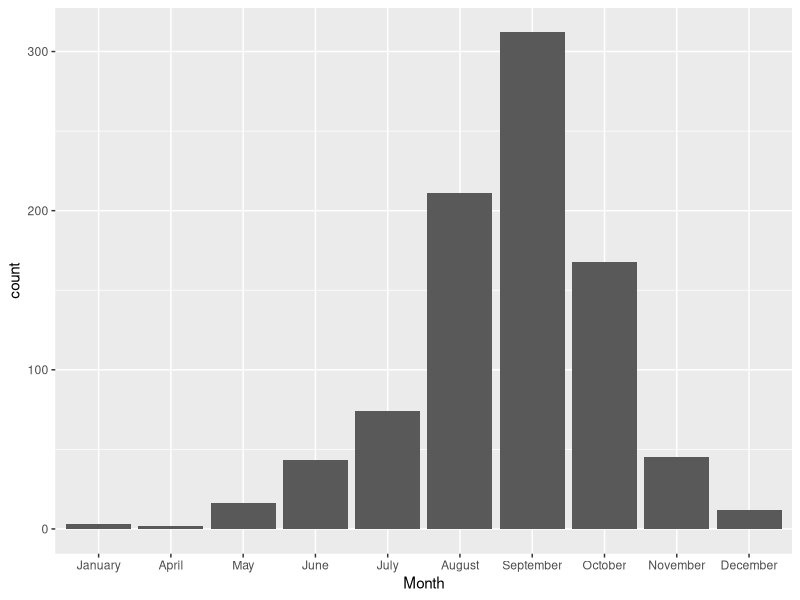
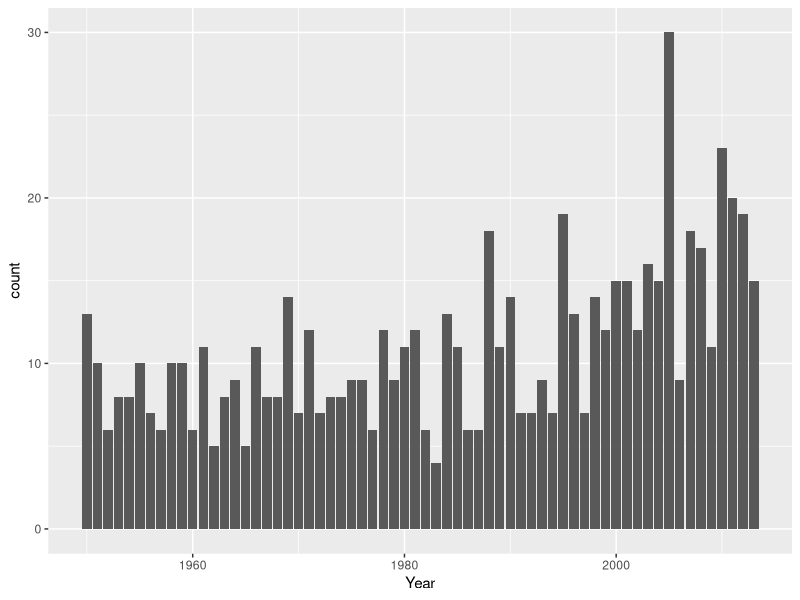
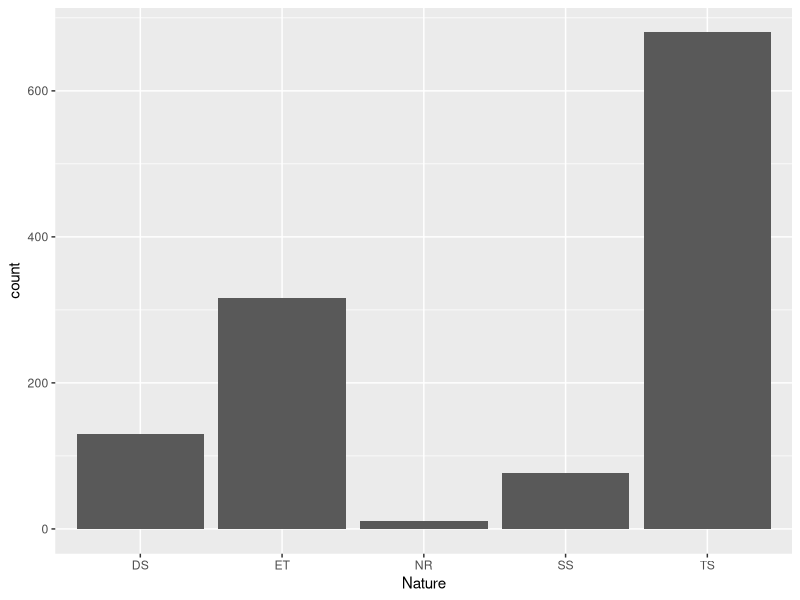
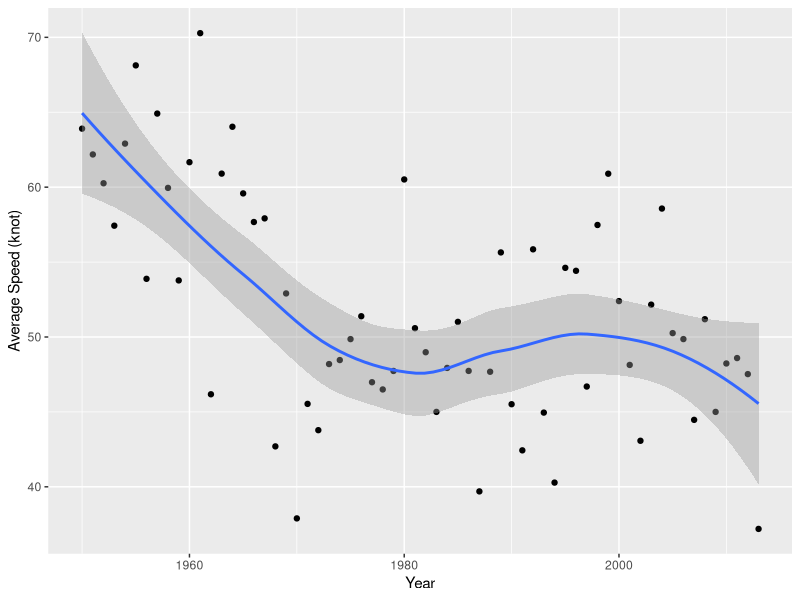

R code for these plots, in order:
## ---- chunk 1
knitr::opts_chunk$set(echo = F, warning = F, message = F)
library(base)
library(caret)
library(corrplot)
library(plotmo)
library(ggplot2)
library(kableExtra)
## ---- chunk 2
dt= read.csv("./data/hurrican703.csv")
library(data.table)
dt <- as.data.table(dt)
summary(dt)

library(tidyverse)
dt_long <- dt %>%
    dplyr::group_by(ID) %>% 
    mutate(Wind_prev = lag(Wind.kt, 1),
           Lat_change = Latitude - lag(Latitude, 1),
           Long_change = Longitude - lag(Longitude, 1),
           Wind_prev_prev = lag(Wind.kt, 2)) %>% 
    mutate(Wind_change = Wind_prev - Wind_prev_prev)
## ---- chunk 3
storms_month_name = distinct(group_by(select(dt_long, Month, ID), Month))

storms_month_name %>% 
  dplyr::group_by(Month) %>% 
  mutate(Month =  factor(Month, levels = month.name)) %>%  
  ggplot(aes(x = Month)) +
  geom_bar()
## ---- chunk 4
storms_season_name = distinct(group_by(select(dt_long, Season, ID), Season))
ggplot(data = storms_season_name) + 
  geom_bar(aes(x = Season)) +
  scale_x_continuous("Year")
## ---- chunk 5
storms_nature_name = distinct(group_by(select(dt_long, Nature, ID), Nature))
ggplot(data = storms_nature_name) + 
  geom_bar(aes(x = Nature))
## ---- chunk 6
dt_long %>% 
  dplyr::group_by(Season) %>% 
  mutate(avg_speed = mean(Wind.kt)) %>% 
  distinct(Season, avg_speed) %>% 
  ggplot(aes(x = Season, y = avg_speed)) +
  geom_point() +
  geom_smooth(method = "loess") +
  scale_y_continuous("Average Speed (knot)") +
  scale_x_continuous("Year") 
